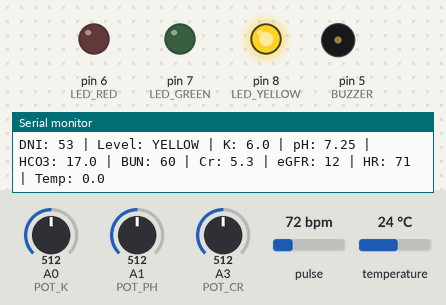
Bench run of a sketch on a simulated Arduino Uno, built with avr-gcc and run on an emulated ATmega328P. Parts: output pins drawn as LEDs (lit = HIGH), buzzer (waves = sounding, pin HIGH), the last lines printed to the serial monitor. Inputs (shaded band) come from the test bench; at power-on: A0 (POT_K) = 512, A1 (POT_PH) = 512, A3 (POT_CR) = 512, pulse 72 bpm, temperature 24 °C.

Above: at 1.2 s.
1.3 s: A0 (POT_K) set to 533
3.2 s: A0 (POT_K) set to 557
At 4.25 s:
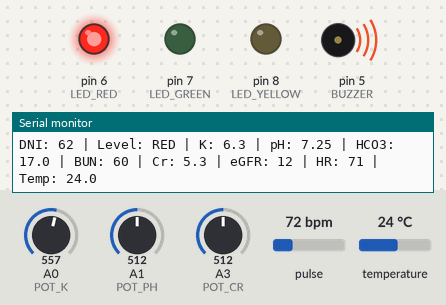
6.7 s: A0 (POT_K) set to 306
At 6.95 s:
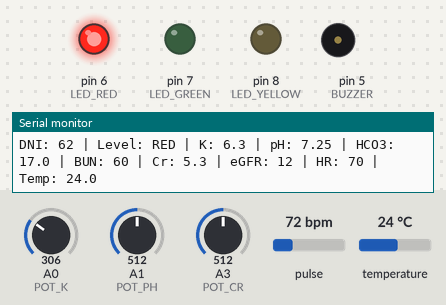
8.5 s: A1 (POT_PH) set to 664
10.2 s: A1 (POT_PH) set to 685
At 11.8 s:
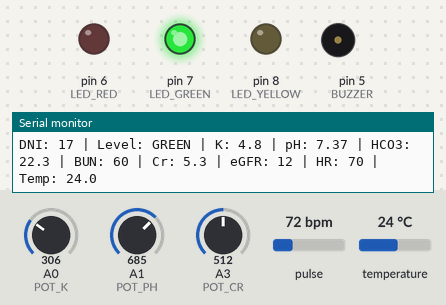
Timing chart, 0 to 13.3 s (numbered marks = the images above; inputs shaded):
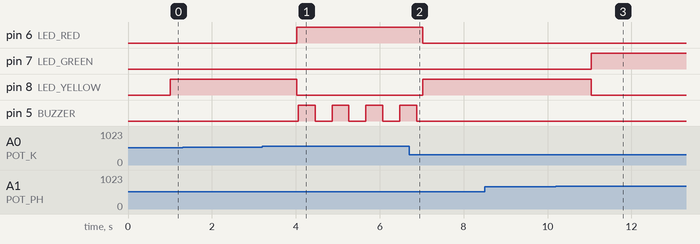

Measured:
- the behaviour switches between 542 and 543 on A0 (POT_K) (found by bisection; images 0 and 1)
- the behaviour switches between 676 and 677 on A1 (POT_PH) (found by bisection; images 2 and 3)
- after the input at 3.2 s, pin 6 (LED_RED): LOW → HIGH after 0.82 s; pin 8 (LED_YELLOW): HIGH → LOW after 0.82 s; pin 5 (BUZZER): alternates HIGH for 0.40 s and LOW for 0.40 s, starting after 0.86 s
- after the input at 6.7 s, pin 6 (LED_RED): HIGH → LOW after 0.33 s; pin 8 (LED_YELLOW): LOW → HIGH after 0.33 s; pin 5 (BUZZER): goes on until 6.9 s, then stays LOW
- after the input at 10.2 s, pin 7 (LED_GREEN): LOW → HIGH after 0.84 s; pin 8 (LED_YELLOW): HIGH → LOW after 0.84 s

The sketch:

RENOVA_Patch.ino
```cpp
/*
  ============================================================
   RENOVA Patch - Prototype Firmware
   MEDATHON 2026 - Medical Track
  ------------------------------------------------------------
   Wearable monitor for dialysis patients.
   - Real sensors : MAX30102 (heart rate), DS18B20 (skin temp)
   - Simulated    : blood markers via potentiometers
                    (K+ on A0, pH on A1, Creatinine on A3)
   - Calculated   : HCO3 (Henderson-Hasselbalch)
                    eGFR (CKD-EPI 2021)
   - Output       : DNI score (Dialysis Need Index)
                    LEDs + buzzer + Bluetooth (HC-05) to app
  ============================================================
*/

#include <Wire.h>
#include "MAX30105.h"          // SparkFun MAX3010x library
#include "heartRate.h"         // Beat detection algorithm
#include <OneWire.h>
#include <DallasTemperature.h>
#include <SoftwareSerial.h>

// ---------------- Pins ----------------
const int LED_GREEN  = 7;
const int LED_YELLOW = 8;
const int LED_RED    = 6;
const int BUZZER     = 5;
const int TEMP_PIN   = 2;      // DS18B20 data

const int POT_K   = A0;        // Potassium
const int POT_PH  = A1;        // pH
const int POT_BUN = A2;        // BUN (not connected)
const int POT_CR  = A3;        // Creatinine
// A4 = SDA, A5 = SCL -> MAX30102 (do not use)

// HC-05: Arduino pin 10 <- TXD, Arduino pin 11 -> RXD (through divider)
SoftwareSerial bt(10, 11);     // RX, TX

// ---------------- Which pots are connected ----------------
// K+ is always read from A0
const bool USE_POT_PH  = true;    // A1
const bool USE_POT_BUN = false;   // A2 -> fixed value below
const bool USE_POT_CR  = true;    // A3

// ---------------- Default patient ----------------
const int  AGE    = 60;
const bool FEMALE = false;     // male

float pH  = 7.40;              // used if pot is off
float BUN = 60.0;              // mg/dL (fixed)
float Cr  = 6.0;               // mg/dL
const float PCO2 = 40.0;       // mmHg (assumed normal)

// ---------------- Thresholds (normal -> danger) ----------------
const float K_NORMAL    = 5.5,  K_DANGER    = 6.5;
const float PH_NORMAL   = 7.35, PH_DANGER   = 7.10;
const float HCO3_NORMAL = 22.0, HCO3_DANGER = 12.0;
const float BUN_NORMAL  = 20.0, BUN_DANGER  = 100.0;
const float EGFR_NORMAL = 30.0, EGFR_DANGER = 15.0;

// ---------------- DNI weights ----------------
const int W_K = 3, W_PH = 2, W_HCO3 = 2, W_BUN = 1, W_EGFR = 1;
const float MAX_TOTAL = 2.0 * (W_K + W_PH + W_HCO3 + W_BUN + W_EGFR);  // = 18

// ---------------- Heart rate (MAX30102) ----------------
MAX30105 particleSensor;
bool maxFound = false;
const long NO_FINGER_IR = 50000;   // IR below this = no finger

const byte AVG_SIZE = 8;           // average of last 8 beats
byte rates[AVG_SIZE];
byte rateSpot = 0;
byte rateCount = 0;
long lastBeat = 0;
int  beatAvg = 0;
byte jumpCount = 0;                // counts big jumps in a row

// ---------------- Temperature (DS18B20) ----------------
OneWire oneWire(TEMP_PIN);
DallasTemperature tempSensor(&oneWire);
float skinTemp = 0;
unsigned long lastTempRequest = 0;

// ---------------- Timing ----------------
unsigned long lastReport = 0;
const unsigned long REPORT_EVERY = 1000;   // ms
unsigned long lastBuzz = 0;
bool buzzState = false;
int currentLevel = 0;

// ============================================================
void setup() {
  Serial.begin(115200);
  bt.begin(9600);

  pinMode(LED_GREEN, OUTPUT);
  pinMode(LED_YELLOW, OUTPUT);
  pinMode(LED_RED, OUTPUT);
  pinMode(BUZZER, OUTPUT);

  // Temperature sensor: non-blocking mode (so pulse reading is not delayed)
  tempSensor.begin();
  tempSensor.setWaitForConversion(false);
  tempSensor.requestTemperatures();
  lastTempRequest = millis();

  // Heart rate sensor: STANDARD speed (FAST did not work)
  if (particleSensor.begin(Wire, I2C_SPEED_STANDARD)) {
    maxFound = true;
    particleSensor.setup();
    particleSensor.setPulseAmplitudeRed(0x0A);
    particleSensor.setPulseAmplitudeGreen(0);
    Serial.println("MAX30102 found");
  } else {
    Serial.println("MAX30102 not found - HR will be 0");
  }

  Serial.println("RENOVA Patch ready");
}

// ============================================================
void loop() {
  readHeartRate();       // must run as fast as possible
  readTemperature();     // every 1 s, non-blocking

  if (millis() - lastReport >= REPORT_EVERY) {
    lastReport = millis();
    report();
  }

  updateBuzzer();
}

// ---------------- Heart rate with filter ----------------
void readHeartRate() {
  if (!maxFound) return;

  long ir = particleSensor.getIR();

  // No finger -> reset everything
  if (ir < NO_FINGER_IR) {
    rateCount = 0;
    rateSpot = 0;
    beatAvg = 0;
    jumpCount = 0;
    return;
  }

  if (checkForBeat(ir)) {
    long delta = millis() - lastBeat;
    lastBeat = millis();
    float bpm = 60.0 / (delta / 1000.0);

    // Reject impossible values
    if (bpm < 40 || bpm > 180) return;

    // Reject sudden jumps > 30 BPM, unless repeated 3 times
    if (beatAvg > 0 && abs(bpm - beatAvg) > 30) {
      jumpCount++;
      if (jumpCount < 3) return;
    }
    jumpCount = 0;

    // Add to rolling average
    rates[rateSpot++] = (byte)bpm;
    rateSpot %= AVG_SIZE;
    if (rateCount < AVG_SIZE) rateCount++;

    int sum = 0;
    for (byte i = 0; i < rateCount; i++) sum += rates[i];
    beatAvg = sum / rateCount;
  }
}

// ---------------- Temperature (non-blocking) ----------------
void readTemperature() {
  if (millis() - lastTempRequest >= 1000) {
    float t = tempSensor.getTempCByIndex(0);
    skinTemp = (t == DEVICE_DISCONNECTED_C) ? 0 : t;   // -127 = not connected
    tempSensor.requestTemperatures();
    lastTempRequest = millis();
  }
}

// ---------------- Graded score: 0 (normal) -> 2 (danger) ----------------
// Works for both directions (higher-is-worse or lower-is-worse)
float rampScore(float value, float normal, float danger) {
  float s = 2.0 * (value - normal) / (danger - normal);
  if (s < 0) s = 0;
  if (s > 2) s = 2;
  return s;
}

// Integer score for the emergency rule: 0, 1 or 2
int stepScore(float value, float normal, float danger) {
  bool higherIsWorse = danger > normal;
  if (higherIsWorse) {
    if (value >= danger) return 2;
    if (value >= normal) return 1;
  } else {
    if (value <= danger) return 2;
    if (value <= normal) return 1;
  }
  return 0;
}

// ---------------- eGFR (CKD-EPI 2021) ----------------
float calcEGFR(float scr) {
  float kappa = FEMALE ? 0.7 : 0.9;
  float alpha = FEMALE ? -0.241 : -0.302;
  float ratio = scr / kappa;

  float egfr = 142.0
             * pow(min(ratio, 1.0), alpha)
             * pow(max(ratio, 1.0), -1.2)
             * pow(0.9938, AGE);
  if (FEMALE) egfr *= 1.012;
  return egfr;
}

// ---------------- Main calculation + output ----------------
void report() {
  // 1) Read potentiometers
  float K = 3.0 + (analogRead(POT_K) / 1023.0) * 6.0;                      // 3.0 - 9.0
  if (USE_POT_PH)  pH  = 6.9 + (analogRead(POT_PH)  / 1023.0) * 0.7;      // 6.9 - 7.6
  if (USE_POT_BUN) BUN = 5   + (analogRead(POT_BUN) / 1023.0) * 145;      // 5 - 150
  if (USE_POT_CR)  Cr  = 0.5 + (analogRead(POT_CR)  / 1023.0) * 9.5;      // 0.5 - 10

  // 2) Calculated markers
  float HCO3 = 0.03 * PCO2 * pow(10, pH - 6.1);   // Henderson-Hasselbalch
  float eGFR = calcEGFR(Cr);

  // 3) DNI (graded scores x weights)
  float total = rampScore(K,    K_NORMAL,    K_DANGER)    * W_K
              + rampScore(pH,   PH_NORMAL,   PH_DANGER)   * W_PH
              + rampScore(HCO3, HCO3_NORMAL, HCO3_DANGER) * W_HCO3
              + rampScore(BUN,  BUN_NORMAL,  BUN_DANGER)  * W_BUN
              + rampScore(eGFR, EGFR_NORMAL, EGFR_DANGER) * W_EGFR;
  int dni = round(total / MAX_TOTAL * 100);

  // 4) Level: 0 = green, 1 = yellow, 2 = red
  int level = 0;
  if (dni >= 60)      level = 2;
  else if (dni >= 30) level = 1;

  // Emergency rule: any critical marker raises the level
  int emergency = max(stepScore(K, K_NORMAL, K_DANGER),
                  max(stepScore(pH, PH_NORMAL, PH_DANGER),
                      stepScore(HCO3, HCO3_NORMAL, HCO3_DANGER)));
  if (emergency > level) level = emergency;
  currentLevel = level;

  // 5) LEDs
  digitalWrite(LED_GREEN,  level == 0);
  digitalWrite(LED_YELLOW, level == 1);
  digitalWrite(LED_RED,    level == 2);

  // 6) Serial Monitor (labeled, for testing)
  Serial.print("DNI: ");    Serial.print(dni);
  Serial.print(" | Level: ");
  Serial.print(level == 0 ? "GREEN" : level == 1 ? "YELLOW" : "RED");
  Serial.print(" | K: ");    Serial.print(K, 1);
  Serial.print(" | pH: ");   Serial.print(pH, 2);
  Serial.print(" | HCO3: "); Serial.print(HCO3, 1);
  Serial.print(" | BUN: ");  Serial.print(BUN, 0);
  Serial.print(" | Cr: ");   Serial.print(Cr, 1);
  Serial.print(" | eGFR: "); Serial.print(eGFR, 0);
  Serial.print(" | HR: ");
  if (beatAvg > 0) Serial.print(beatAvg); else Serial.print("--");
  Serial.print(" | Temp: "); Serial.println(skinTemp, 1);

  // 7) Bluetooth CSV line for the app:
  // DNI,level,K,pH,BUN,eGFR,HR,SpO2,Temp
  bt.print(dni);          bt.print(",");
  bt.print(level);        bt.print(",");
  bt.print(K, 1);         bt.print(",");
  bt.print(pH, 2);        bt.print(",");
  bt.print(BUN, 0);       bt.print(",");
  bt.print(eGFR, 0);      bt.print(",");
  bt.print(beatAvg);      bt.print(",");
  bt.print(0);            bt.print(",");    // SpO2 not measured
  bt.println(skinTemp, 1);
}

// ---------------- Buzzer: beeps only on RED ----------------
void updateBuzzer() {
  if (currentLevel == 2) {
    if (millis() - lastBuzz >= 400) {
      lastBuzz = millis();
      buzzState = !buzzState;
      digitalWrite(BUZZER, buzzState);
    }
  } else {
    buzzState = false;
    digitalWrite(BUZZER, LOW);
  }
}
```
